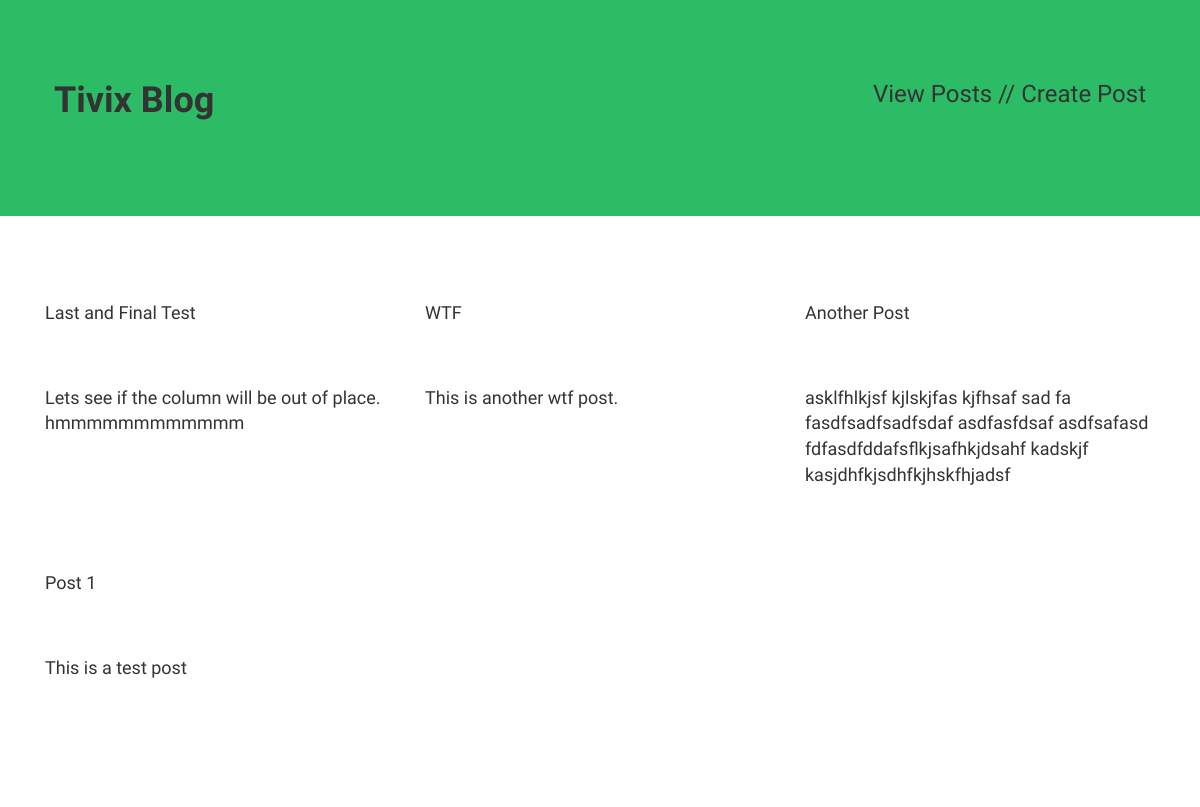
The app's page /, older data.
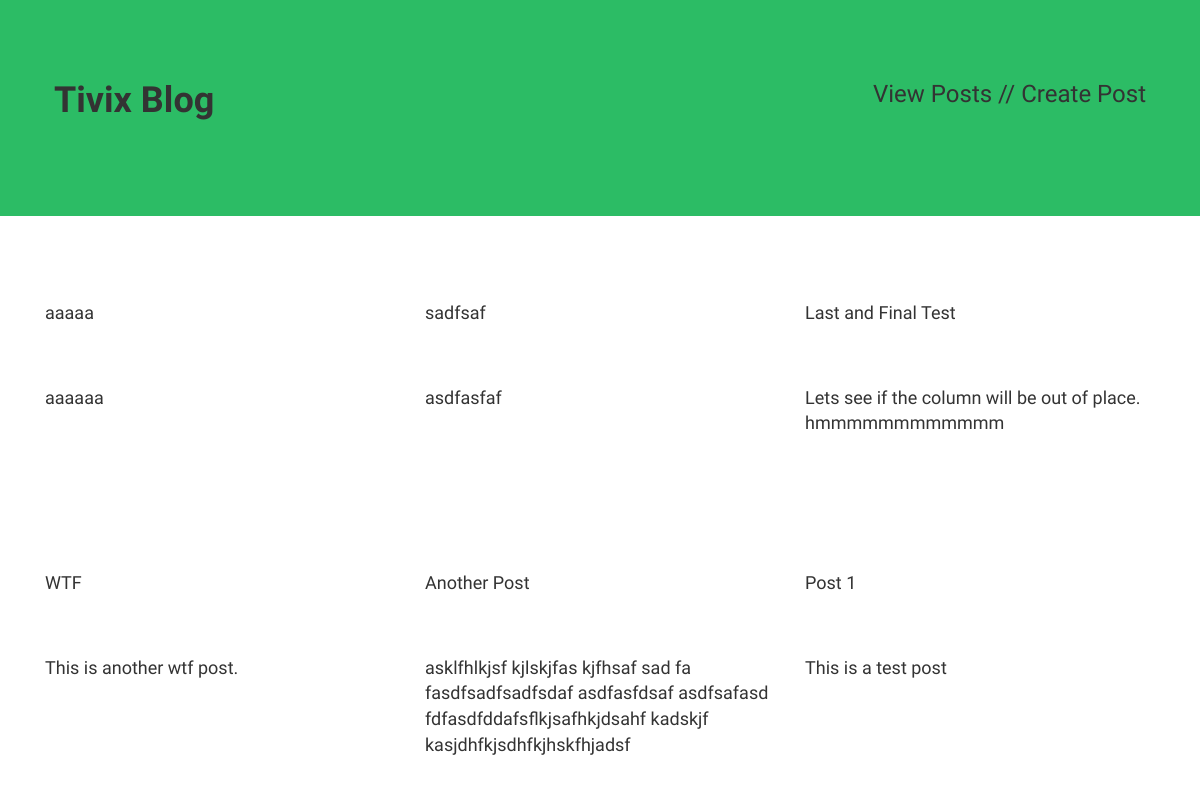
The same page, newer data.
### blog/models.py (models this page shows, shortened)
class Post(models.Model):
    title = models.CharField(max_length=200)
    body = models.TextField()
    slug = models.SlugField(max_length=200, unique=True)
    created = models.DateTimeField(auto_now_add=True)  # update on 1st save
    modified = models.DateTimeField(auto_now=True)  # update time stamp
    def get_absolute_url(self):
        return reverse('post_detail', kwargs={'slug': self.slug})
    def save(self, *args, **kwargs):
        if not self.id:
            self.slug = slugify(self.title)
        super(Post, self).save(*args, **kwargs)
    class Meta:
        verbose_name = "Post Entry"
        verbose_name_plural = "Post Entries"
        ordering = ["-created"]

### blog/views.py (the view)
# urls.py: url(r'^$', views.PostListView.as_view(), name='home'),
class PostListView(ListView):
    template_name = 'home.html'
    paginate_by = 6
    queryset = Post.objects.all()

### templates/home.html
{% extends 'base.html' %}
{% block content %}
<div class="">
{% for o in object_list %}
    <a href="{{ o.get_absolute_url }}">
        <div class="col-md-4 blocker">
            <h4>{{o.title}}</h4>
            <br />
            <br />
            <p>
                {{ o.body | truncatewords:25 }}
            </p>
        </div>
    </a>
{% endfor %}
</div>
{% endblock %}

Row changes from the older to the newer data that the page shows:
added Post: title "aaaaa", body "aaaaaa"
added Post: title "sadfsaf", body "asdfasfaf"
